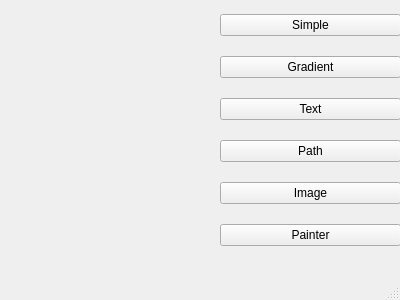
<?xml version="1.0" encoding="UTF-8"?>
<ui version="4.0">
 <class>PainterWindow</class>
 <widget class="QMainWindow" name="PainterWindow">
  <property name="geometry">
   <rect>
    <x>0</x>
    <y>0</y>
    <width>400</width>
    <height>300</height>
   </rect>
  </property>
  <property name="windowTitle">
   <string>MainWindow</string>
  </property>
  <widget class="QWidget" name="centralwidget">
   <widget class="QWidget" name="verticalLayoutWidget">
    <property name="geometry">
     <rect>
      <x>220</x>
      <y>0</y>
      <width>181</width>
      <height>261</height>
     </rect>
    </property>
    <layout class="QVBoxLayout" name="verticalLayout">
     <item>
      <widget class="QPushButton" name="pushButton">
       <property name="text">
        <string>Simple</string>
       </property>
      </widget>
     </item>
     <item>
      <widget class="QPushButton" name="pushButton_2">
       <property name="text">
        <string>Gradient</string>
       </property>
      </widget>
     </item>
     <item>
      <widget class="QPushButton" name="pushButton_3">
       <property name="text">
        <string>Text</string>
       </property>
      </widget>
     </item>
     <item>
      <widget class="QPushButton" name="pushButton_4">
       <property name="text">
        <string>Path</string>
       </property>
      </widget>
     </item>
     <item>
      <widget class="QPushButton" name="pushButton_5">
       <property name="text">
        <string>Image</string>
       </property>
      </widget>
     </item>
     <item>
      <widget class="QPushButton" name="pushButton_6">
       <property name="text">
        <string>Painter</string>
       </property>
      </widget>
     </item>
    </layout>
   </widget>
  </widget>
  <widget class="QMenuBar" name="menubar">
   <property name="geometry">
    <rect>
     <x>0</x>
     <y>0</y>
     <width>400</width>
     <height>22</height>
    </rect>
   </property>
  </widget>
  <widget class="QStatusBar" name="statusbar"/>
 </widget>
 <resources/>
 <connections/>
</ui>
